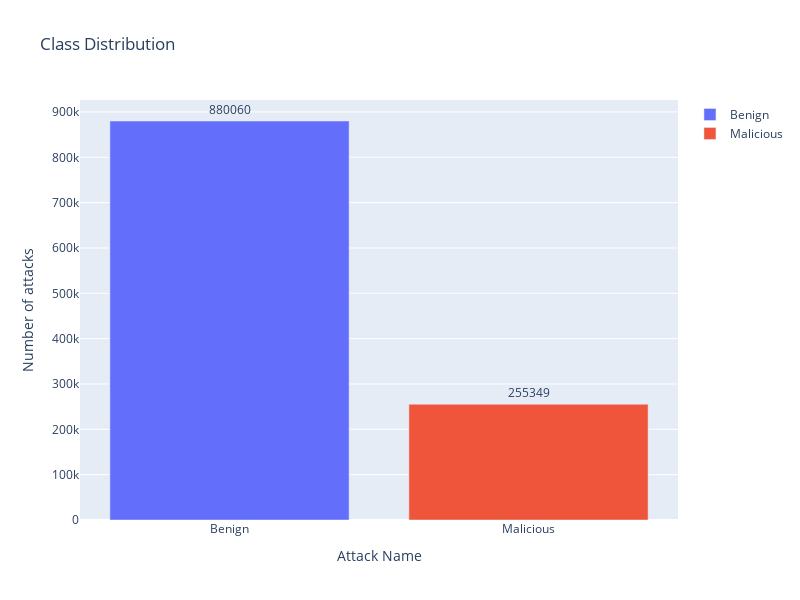

Source (notebook cell):
### Markdown cell above
# # Balancing the data (Undersampling)

### Code cell
import pandas as pd
import numpy as np
import matplotlib.pyplot as plt
import joblib
import sklearn
from sklearn.preprocessing import MinMaxScaler
from sklearn.ensemble import RandomForestClassifier
from sklearn.model_selection import GridSearchCV, train_test_split
from sklearn.metrics import accuracy_score, classification_report, confusion_matrix
from sklearn.utils import class_weight

RANDOM_STATE_SEED = 12

from plotly.offline import init_notebook_mode, iplot, plot
import plotly as py
import plotly.express as px
init_notebook_mode(connected=True)
import plotly.graph_objs as go

df = df_dataset
fig = go.Figure(data=[
    go.Bar(name='Benign', 
           y=df["Label"].value_counts().values[0:1],
           x=['Benign'],
           text = df["Label"].value_counts()[0:1],
           orientation='v',
           textposition='outside',),
    go.Bar(name='Malicious', 
           y=df["Label"].value_counts().values[1:2],
           x=['Malicious'],
           text = df["Label"].value_counts()[1:2],
           orientation='v',
           textposition='outside',)
])
# Change the bar mode
fig.update_layout(
                  width=800,
                  height=600,
                  title=f'Class Distribution',
                  yaxis_title='Number of attacks',
                  xaxis_title='Attack Name',)
iplot(fig)

### Figure 1 — Plotly figure (JSON) as saved in the notebook; plotly's stock layout.template omitted (floating-point values rounded to 4 significant figures)
{"data": [{"name": "Benign", "orientation": "v", "text": [880060], "textposition": "outside", "type": "bar", "x": ["Benign"], "y": [880060]}, {"name": "Malicious", "orientation": "v", "text": [255349], "textposition": "outside", "type": "bar", "x": ["Malicious"], "y": [255349]}], "layout": {"height": 600, "title": {"text": "Class Distribution"}, "width": 800, "xaxis": {"title": {"text": "Attack Name"}}, "yaxis": {"title": {"text": "Number of attacks"}}}}
